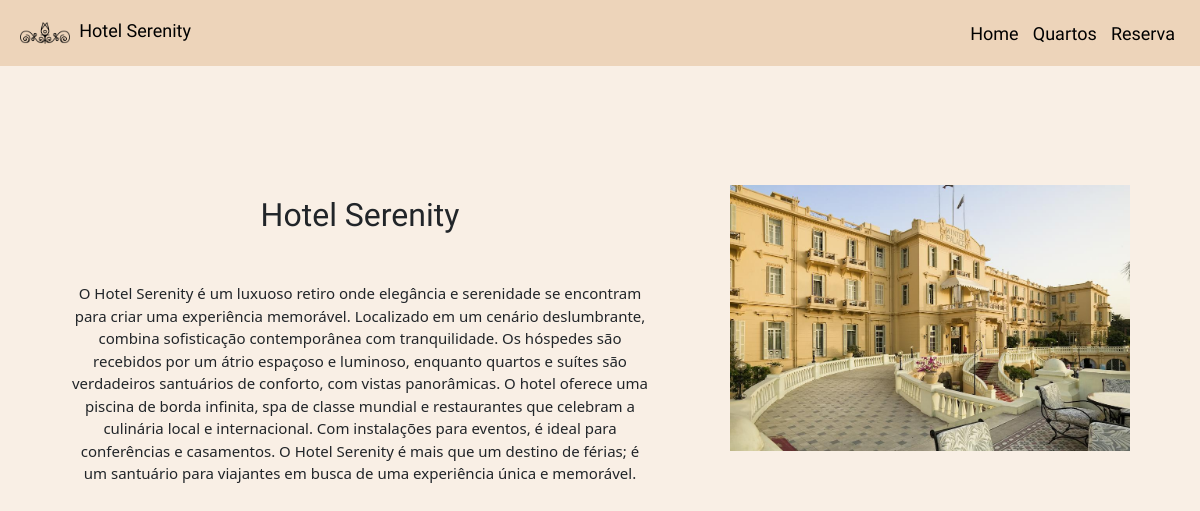
The page / on the database its author committed.
### hotel/models.py (models this page shows, shortened)
class hotel (models.Model):
    titulo = models.CharField(max_length=50)
    descricao = models.TextField(max_length=1800)
    logo = models.ImageField(upload_to="logo/")

### hotel/views.py (the view)
# urls.py: path('', views.homepage, name="home" ),
def homepage(request):
    context = {}
    dados_hotel = hotel.objects.all()
    context["dados_hotel"] = dados_hotel
    return render(request,'homepage.html', context)

### hotel/templates/homepage.html (shortened to what this page needs)
{% extends 'index.html' %}
{% load static %}
{% block body %}
    {% for item in dados_hotel %}
        <div style="display: flex; flex-direction: row; padding: 70px; align-items: center;">
            <div class="text-center" style="padding-top: 60px; padding-right: 80px">
                <h2 class="sedan-sc-regular">{{item.titulo}}</h2>
                <p style="font-size: 15px; padding-top: 40px;">{{item.descricao}}</p>
            </div>
            <div>
                <img style="width: 400px;" src="{% static 'img/hotel2.jpg' %}" alt="Hotel"/>
            </div>
        </div>
    {% endfor %}
{% endblock %}

### templates/nav.html (shortened to what this page needs)
<nav class="navbar" style="background-color: #eaccadc0; padding: 8px;">
    {% for item in dados_hotel %}
    <div class="container-fluid">
        <div>
            <img style="width: 50px; height: 50px;" src="{{item.logo.url}}" alt="Logo"/>
            <a style="font-size: 18px; color: #000000; padding-left: 5px; text-decoration-line: none;" class="sedan-sc-regular" href="/">{{item.titulo}} </a>
        </div>
        <div>
            <a style="font-size: 18px; padding: 5px; color: #000000; text-decoration-line: none;" class="sedan-sc-regular" href="/">Home</a>
            <a style="font-size: 18px; padding: 5px; color: #000000; text-decoration-line: none;" class="sedan-sc-regular" href="quartos">Quartos</a>
            <a style="font-size: 18px; padding: 5px; color: #000000; text-decoration-line: none;" class="sedan-sc-regular" href="reservas">Reserva</a>
        </div>
    </div>
    {% endfor %}
</nav>

### templates/nav.html (style rules this page uses)
.sedan-sc-regular { font-family: "Sedan SC", serif; font-weight: 400; font-style: normal; }

### rows shown on the page
hotel: logo (picture), titulo "Hotel Serenity", descricao "O Hotel Serenity é um luxuoso retiro onde elegância e serenidade se encontram para criar uma experiência memorável. Localizado em um cenário deslumbrante, combina sofisticação contemporânea com tranquilidade. Os hóspedes são recebidos por um átrio espaçoso e luminoso, enquanto quartos e suítes são verdadeiros santuários de conforto, com vistas panorâmicas. O hotel oferece uma piscina de borda infinita, spa de classe mundial e restaurantes que celebram a culinária local e internacional. Com instalações para eventos, é ideal para conferências e casamentos. O Hotel Serenity é mais que um destino de férias; é um santuário para viajantes em busca de uma experiência única e memorável."
